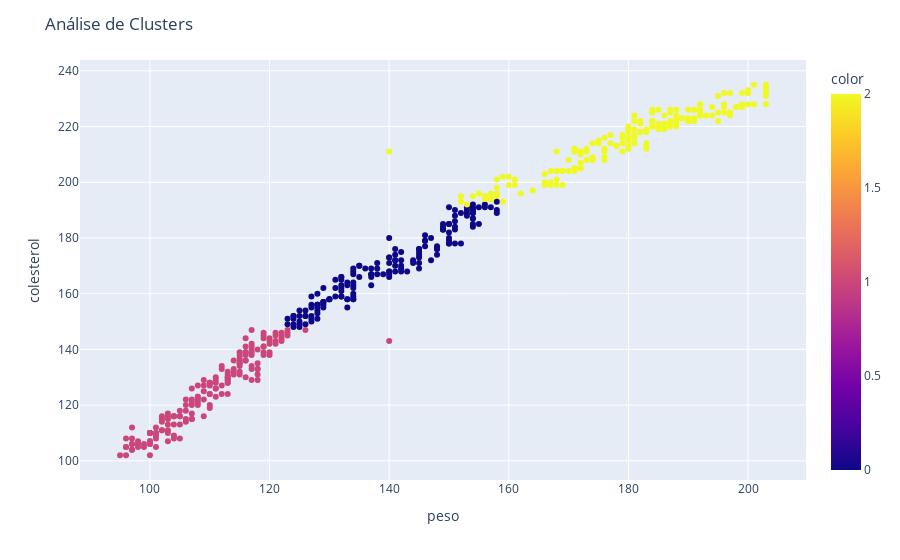

Write notebook code for a chart like this one.
### Code cell
plotar_grafico(base_completa['peso'], base_completa['colesterol'], 'peso', 'colesterol')

### Figure 1 — Plotly figure (JSON) as saved in the notebook; plotly's stock layout.template omitted (floating-point values rounded to 4 significant figures; data arrays with more than 128 entries replaced by an {"elided": "..."} marker saying what was removed)
{"data": [{"hovertemplate": "x=%{x}<br>y=%{y}<br>color=%{marker.color}<extra></extra>", "legendgroup": "", "marker": {"color": {"elided": "502 int values"}, "coloraxis": "coloraxis", "symbol": "circle"}, "mode": "markers", "name": "", "orientation": "v", "showlegend": false, "type": "scatter", "x": {"elided": "502 int values"}, "xaxis": "x", "y": {"elided": "502 int values"}, "yaxis": "y"}], "layout": {"coloraxis": {"colorbar": {"title": {"text": "color"}}, "colorscale": [[0, "#0d0887"], [0.1111, "#46039f"], [0.2222, "#7201a8"], [0.3333, "#9c179e"], [0.4444, "#bd3786"], [0.5556, "#d8576b"], [0.6667, "#ed7953"], [0.7778, "#fb9f3a"], [0.8889, "#fdca26"], [1, "#f0f921"]]}, "legend": {"tracegroupgap": 0}, "margin": {"t": 60}, "title": {"text": "Análise de Clusters"}, "xaxis": {"anchor": "y", "domain": [0, 1], "title": {"text": "peso"}}, "yaxis": {"anchor": "x", "domain": [0, 1], "title": {"text": "colesterol"}}}}
